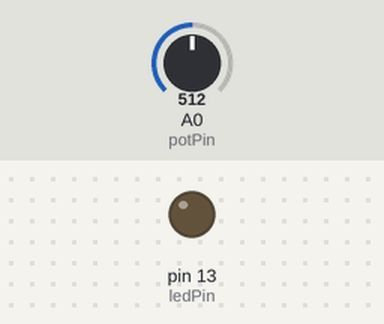
A sketch run on a simulated Arduino Uno, built with avr-gcc and run on an emulated ATmega328P. Shown: output pins drawn as LEDs (lit = HIGH). The test bench sets the inputs (shaded band); at power-on: A0 (potPin) = 512.

Above: at 1.2 s.
1.3 s: A0 (potPin) set to 526
At 2.1 s:
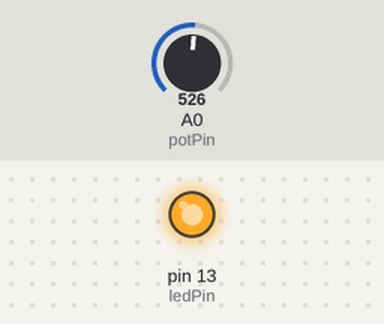
2.8 s: A0 (potPin) set to 511
At 3.4 s:
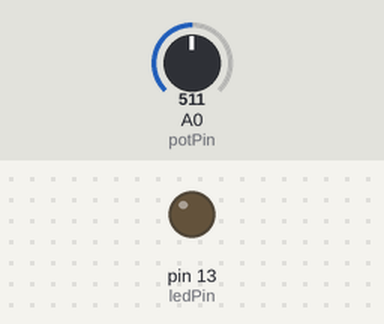
4.3 s: A0 (potPin) set to 716
At 4.6 s:
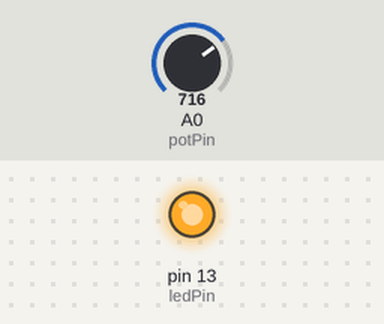
Timing chart, 0 to 7.3 s (numbered marks = the images above; inputs shaded):
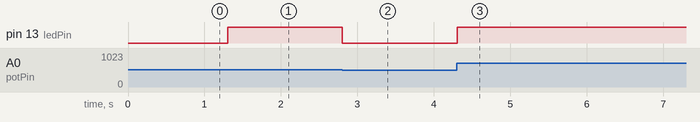

Measured:
- the behaviour switches between 513 and 514 on A0 (potPin) (found by bisection; images 0 and 1)
- after the input at 1.3 s, pin 13 (ledPin): LOW → HIGH at once
- after the input at 2.8 s, pin 13 (ledPin): HIGH → LOW at once
- after the input at 4.3 s, pin 13 (ledPin): LOW → HIGH at once

The sketch:

Questao14.ino
```cpp
// Definindo o pino do LED e do potenciômetro
const int ledPin = 13;   // LED 13
const int potPin = A0;   // Potenciômetro 1 (controla o brilho do LED 13)

void setup() {
  // Definindo o pino do LED como saída
  pinMode(ledPin, OUTPUT);
}

void loop() {
  // Lendo o valor do potenciômetro (A0)
  int potValue = analogRead(potPin);  // Leitura do potenciômetro
  int brightness = map(potValue, 0, 1023, 0, 255); // Mapeando o valor para o intervalo de brilho do LED

  // Ajusta o brilho do LED 13
  analogWrite(ledPin, brightness);

  delay(100); // Pequeno delay para garantir leituras estáveis
}
```
